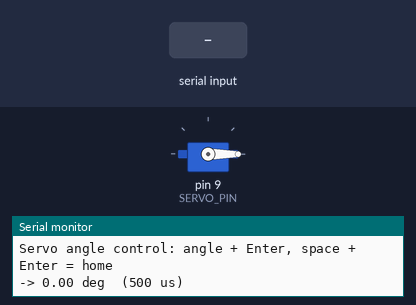
This sketch was run on a simulated Arduino Uno, built with avr-gcc and run on an emulated ATmega328P. Parts: servo, the last lines printed to the serial monitor. The inputs (shaded band) are chosen by the test bench.

Above: at 1.2 s.
1.3 s: "90 45\n" received over Serial
At 2.0 s:
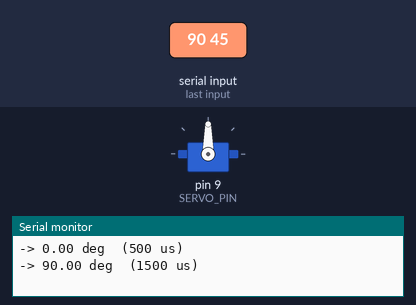
2.8 s: "30 150\n" received over Serial
At 3.2 s:
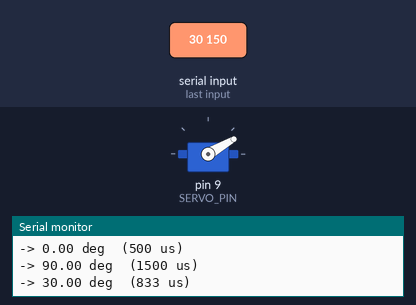
4.3 s: "200\n" received over Serial
At 5.5 s:
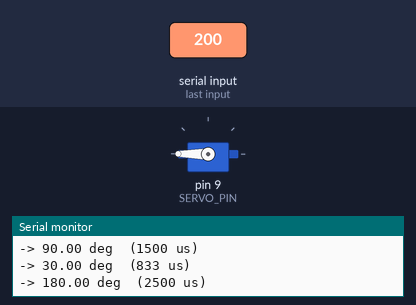
5.8 s: byte 32 (' ') received over Serial
At 6.7 s:
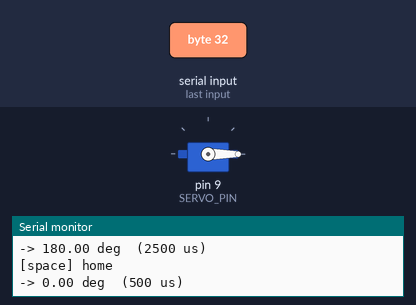
7.3 s: "90\n" received over Serial
At 7.8 s:
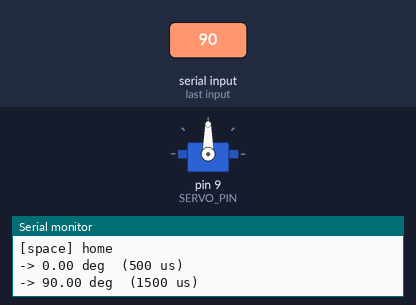
8.8 s: ".\n" received over Serial
At 10.1 s:
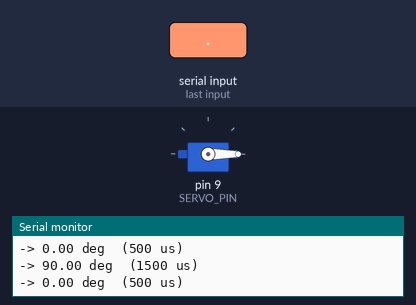
Timing chart, 0 to 11.3 s (numbered marks = the images above; inputs shaded):
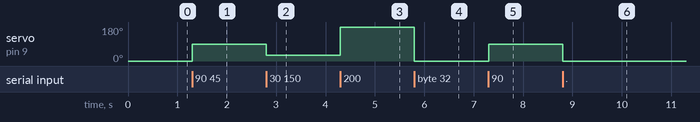

Measured:
- after the input at 1.3 s, servo on pin 9 (SERVO_PIN): 0° → 90° at once
- after the input at 2.8 s, servo on pin 9 (SERVO_PIN): 90° → 30° at once
- after the input at 4.3 s, servo on pin 9 (SERVO_PIN): 30° → 180° at once
- after the input at 5.8 s, servo on pin 9 (SERVO_PIN): 180° → 0° at once
- after the input at 7.3 s, servo on pin 9 (SERVO_PIN): 0° → 90° at once
- after the input at 8.8 s, servo on pin 9 (SERVO_PIN): 90° → 0° at once

The sketch:

servo_angle_uno.ino
```cpp
/*
  servo_angle_uno.ino  -  move the servo to any angle from the Serial Monitor
  Board: Arduino Uno / Nano (uses the built-in Servo library)

  Serial Monitor: 115200 baud, line ending "Newline"
    90     + Enter  -> go to 90 deg   (decimals OK: 45.5)
    space  + Enter  -> back to 0 deg

  Wiring: signal -> pin 9, servo + -> external 5-6 V supply (NOT the Uno 5V pin),
  servo - -> supply GND AND Uno GND (common ground).
*/

#include <Servo.h>

const int   SERVO_PIN  = 9;
const float PULSE_MIN  = 500.0;   // us at 0 deg
const float PULSE_MAX  = 2500.0;  // us at FULL_ANGLE
const float FULL_ANGLE = 180.0;

const float ANGLE_MIN = 0.0;      // tighten once you know the safe range
const float ANGLE_MAX = 180.0;

Servo servo;
String buf = "";

void writeAngle(float deg) {
  if (deg < ANGLE_MIN) deg = ANGLE_MIN;
  if (deg > ANGLE_MAX) deg = ANGLE_MAX;
  int us = (int)(PULSE_MIN + (PULSE_MAX - PULSE_MIN) * deg / FULL_ANGLE + 0.5);
  servo.writeMicroseconds(us);
  Serial.print("-> ");
  Serial.print(deg, 2);
  Serial.print(" deg  (");
  Serial.print(us);
  Serial.println(" us)");
}

void setup() {
  Serial.begin(115200);
  servo.attach(SERVO_PIN, (int)PULSE_MIN, (int)PULSE_MAX);
  Serial.println(F("Servo angle control: angle + Enter, space + Enter = home"));
  writeAngle(0.0);
}

void loop() {
  while (Serial.available()) {
    char c = Serial.read();

    if (c == ' ' && buf.length() == 0) {   // space on its own -> home
      Serial.println(F("[space] home"));
      writeAngle(0.0);
      continue;
    }

    if (c == '\n' || c == '\r') {
      buf.trim();
      if (buf.length() > 0) {
        char first = buf.charAt(0);
        if ((first >= '0' && first <= '9') || first == '.' || first == '-') {
          writeAngle(buf.toFloat());
        } else {
          Serial.print(F("  not a number: "));
          Serial.println(buf);
        }
      }
      buf = "";
      continue;
    }

    if (buf.length() < 16) buf += c;
  }
}
```
